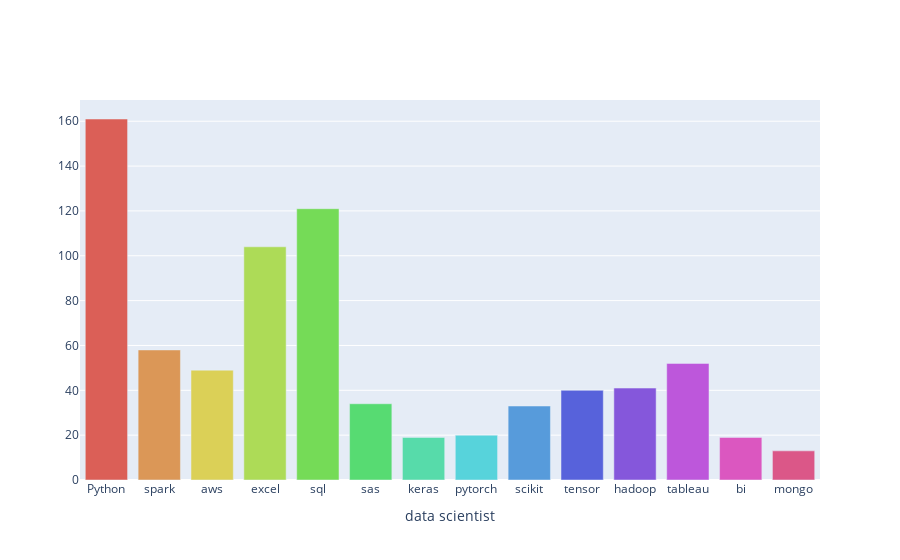

Notebook code cell kept with this figure:
### Markdown cell above
✔︎ Data Scientist 직업의 Skill 분포

### Code cell
import seaborn as sns

fig = make_subplots(rows=1, cols=1, shared_yaxes=False)
jobs = list(df_dsc[['Job']].drop_duplicates()['Job'])
skills = ['Python', 'spark', 'aws',
       'excel', 'sql', 'sas', 'keras', 'pytorch', 'scikit', 'tensor', 'hadoop',
       'tableau', 'bi', 'mongo']
colors = sns.color_palette('hls', len(skills)).as_hex()
dictSkill = {}
for job in jobs:
    dictSkill[job] = {}
    for skill in skills:
        dictSkill[job][skill] = df_dsc[df_dsc['Job']==job][skill].sum()
        
dictSkill = dict(sorted(dictSkill.items(), key= lambda row : sum(list(row[1].values())), reverse=True))

dfJob = dictSkill['data scientist']
fig.add_trace(
    go.Bar(
        x=list(dfJob.keys()), y=list(dfJob.values()),
        marker = {'color':colors}
    ),
    row=1, col=1
)
fig.update_xaxes(title_text='data scientist', row=1, col=1)

### Figure 1 — Plotly figure (JSON) as saved in the notebook; plotly's stock layout.template omitted (floating-point values rounded to 4 significant figures)
{"data": [{"marker": {"color": ["#db5f57", "#db9757", "#dbd057", "#addb57", "#75db57", "#57db72", "#57dbaa", "#57d3db", "#579bdb", "#5762db", "#8557db", "#bd57db", "#db57c0", "#db5788"]}, "type": "bar", "x": ["Python", "spark", "aws", "excel", "sql", "sas", "keras", "pytorch", "scikit", "tensor", "hadoop", "tableau", "bi", "mongo"], "xaxis": "x", "y": [161, 58, 49, 104, 121, 34, 19, 20, 33, 40, 41, 52, 19, 13], "yaxis": "y"}], "layout": {"xaxis": {"anchor": "y", "domain": [0, 1], "title": {"text": "data scientist"}}, "yaxis": {"anchor": "x", "domain": [0, 1]}}}
